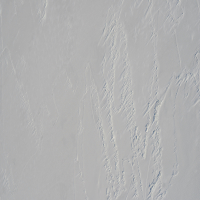
#> input picture ad/TESTIMAGES2/empty/2016-04-18 10-59-39_1663_L.JPG, 200 x 200 px, found by its file name; its folder holds 5 pictures in this run
$ python poisk.py
#> lines starting #> are read from the running program, lines starting #| are printed output that depends on the picture
import cv2
from os import listdir
import numpy as np


def chose_bear(path):
    """
    размер фотографии не важен(желательно ориг)
    пинимает путь к фото
    возвращает словарь с картинкой(img), есть медведь или нет(bearis), координаты медведя на картинке(xy)

    """

    img = cv2.imread(path)
#> img is the input picture: shape (200, 200, 3); mean B, G, R 178, 177.7, 177.4
    orig = img.copy()
    img = cv2.resize(img, (750, 750))
#> img: shape (750, 750, 3)

    imghsv = cv2.cvtColor(img, cv2.COLOR_BGR2HSV).astype("float32")
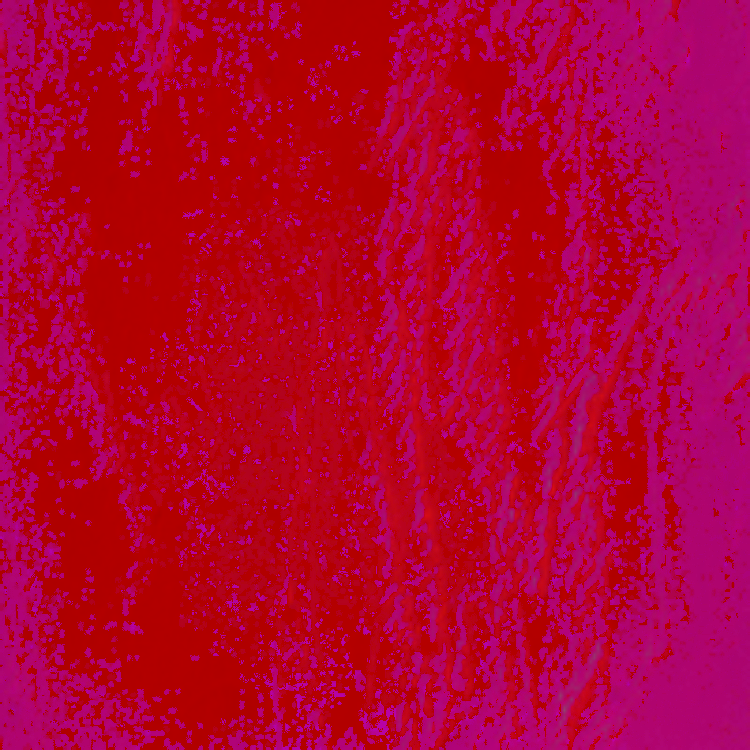
#> imghsv: shape (750, 750, 3) float32; mean B, G, R 48.8, 1.8, 178.1
    (h, s, v) = cv2.split(imghsv)
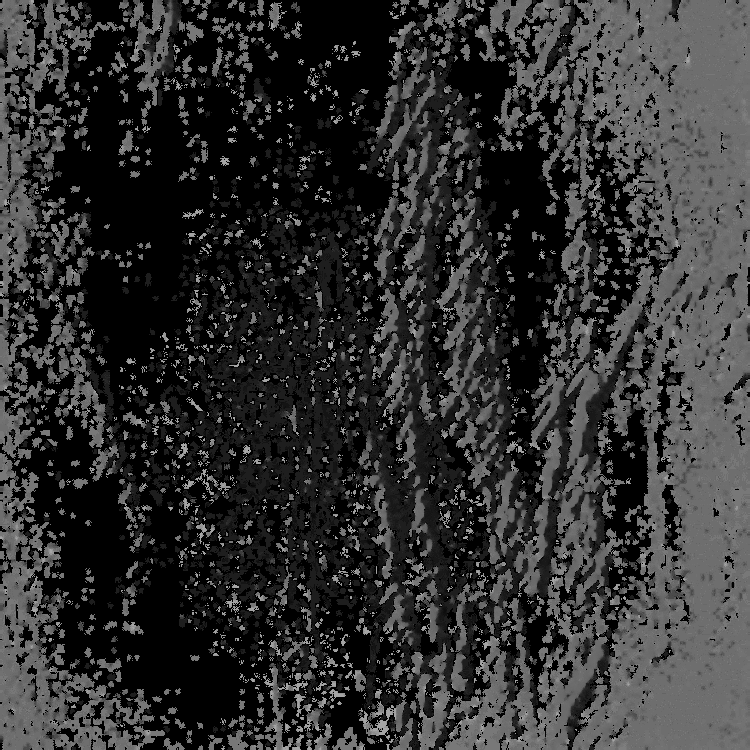
#> h: shape (750, 750) float32; min 0, max 173, mean 48.8
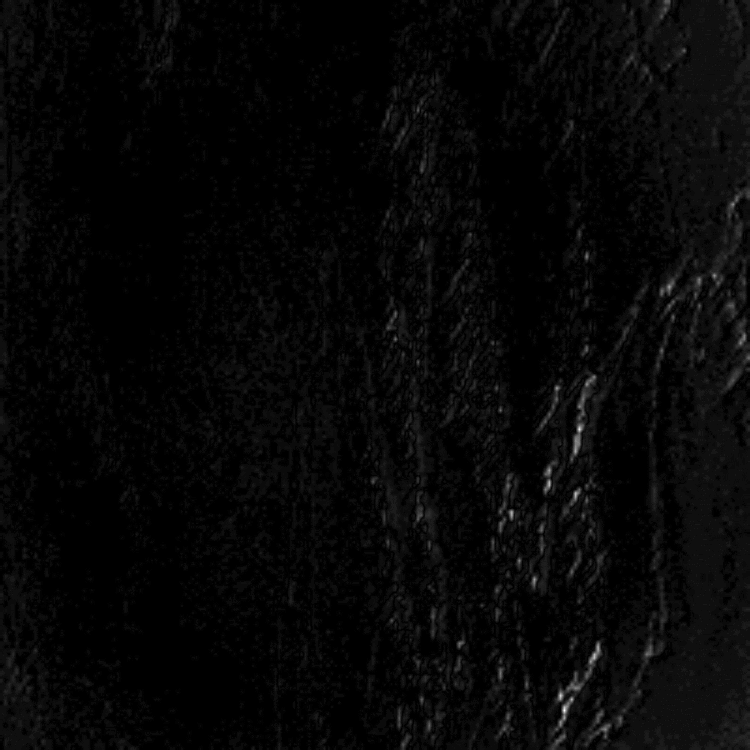
#> s: shape (750, 750) float32; min 0, max 66, mean 1.8; drawn with min black and max white
    s = s * 5.4
    s = np.clip(s, 0, 255)
    imghsv = cv2.merge([h, s, v])
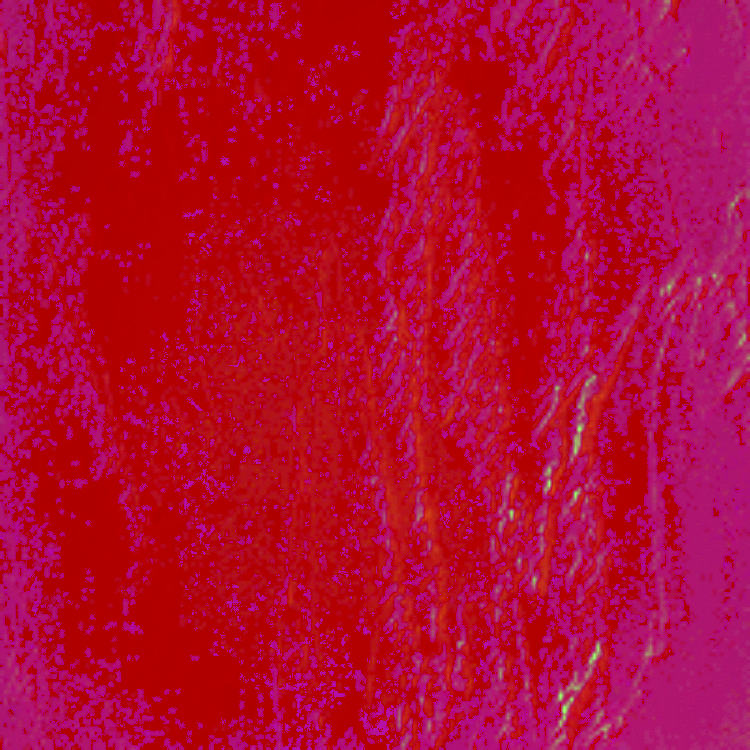
#> imghsv: shape (750, 750, 3) float32; mean B, G, R 48.8, 9.9, 178.1
    imgBGR = cv2.cvtColor(imghsv.astype("uint8"), cv2.COLOR_HSV2BGR)
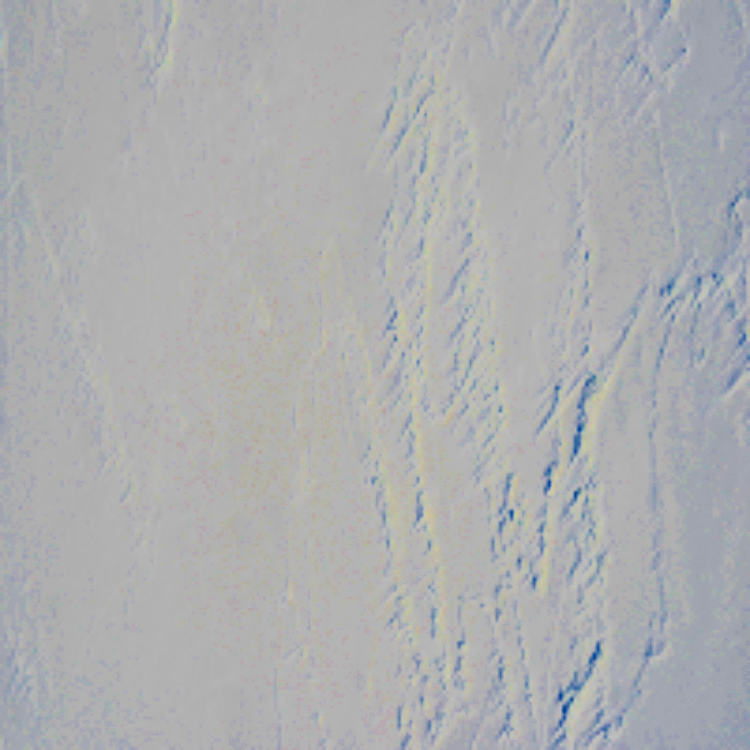
#> imgBGR: shape (750, 750, 3); mean B, G, R 176.3, 174.6, 173.2
    result = np.uint8(np.clip((-0.5 * imgBGR + 100), 0, 255))

    maxd = []

    for x in range(0,750):
        for y in range(0,750):

            if result[x,y,0] > result[x,y,1] + 30 and result[x,y,0] > result[x,y,2] +30 :
                maxd += [[y,x,1]]

    for i in maxd:
        for j in maxd:
            if i != j:
                d = ((i[0]-j[0])**2+(i[0]-j[0])**2)**0.5 or 1
                if d < 5:
                    i[2] += 1/d

    #
    #print(maxd)
    #

    #lutsh = max(maxd,key=lambda i: i[2])
#> (the run stopped early here; a loop or call above may not have finished)
